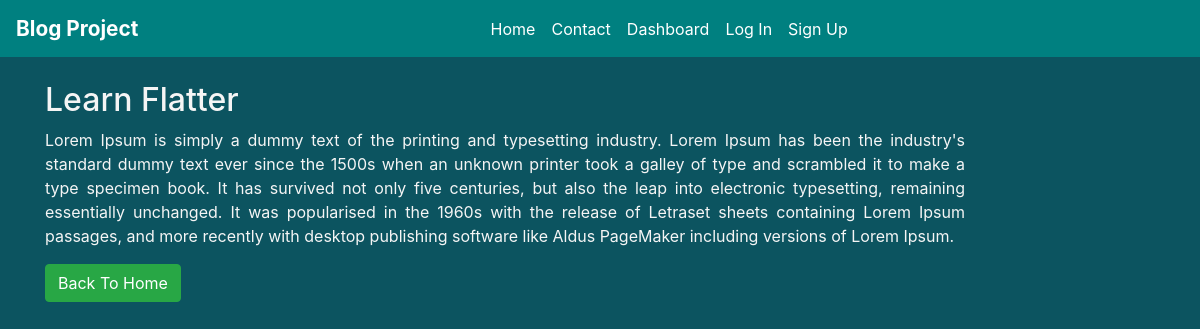
/post/3/, run on an earlier commit of the app's database.
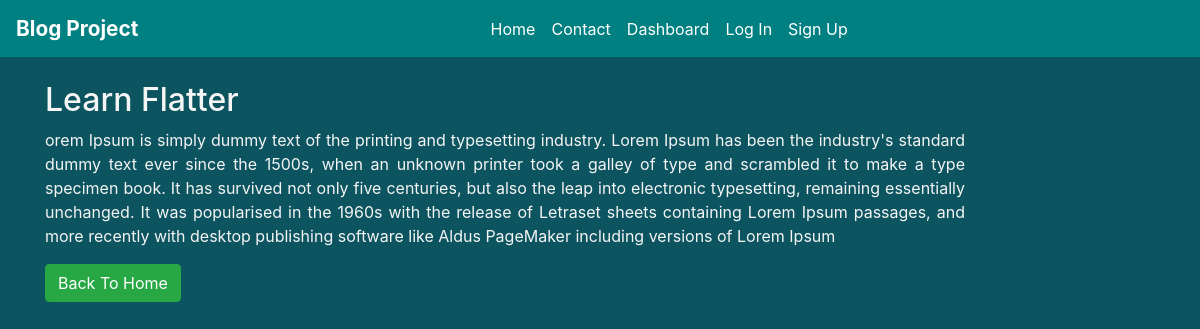
And on a later commit of the database.
### blog/models.py (models this page shows)
class Post(models.Model):
    title = models.CharField(max_length=70)
    description = models.TextField()
    created_at = models.DateTimeField(auto_now_add=True)
    updated_at = models.DateTimeField(auto_now=True)

### blog/views.py (the view)
# urls.py: path('post/<int:pk>/', views.PostDetailView.as_view(), name='post'),
class PostDetailView(DetailView):
    model = Post
    context_object_name = 'post'
    template_name = 'blog/post_dtl_view.html'
    def get_context_data(self, **kwargs):
        context = super().get_context_data(**kwargs)
        context['title'] = 'Blog | Detail Views'
        return context

### templates/blog/post_dtl_view.html
{% extends 'blog/base.html' %}
{% load static %}
{% block container %}
 <div class="col-sm-10 my-4">
    <h2>{{ post.title }}</h2>
    <p>{{ post.description }}</p>
     <a class="btn btn-success" href="{% url 'home' %}">Back To Home</a>
 </div>
{% endblock %}

What changed in the data, as far as the page shows it:
changed Post "Learn Flatter": description "Lorem Ipsum is simply a dummy text of the printing and typesetting industry. Lorem Ipsum has been the industry's standard dummy text ever since the 1500s when an unknown printer took a galley of type and scrambled it to make a type specimen book. It has survived not only five centuries, but also the leap into electronic typesetting, remaining essentially unchanged. It was popularised in the 1960s with the release of Letraset sheets containing Lorem Ipsum passages, and more recently with desktop publishing software like Aldus PageMaker including versions of Lorem Ipsum." → "orem Ipsum is simply dummy text of the printing and typesetting industry. Lorem Ipsum has been the industry's standard dummy text ever since the 1500s, when an unknown printer took a galley of type and scrambled it to make a type specimen book. It has survived not only five centuries, but also the leap into electronic typesetting, remaining essentially unchanged. It was popularised in the 1960s with the release of Letraset sheets containing Lorem Ipsum passages, and more recently with desktop publishing software like Aldus PageMaker including versions of Lorem Ipsum"
